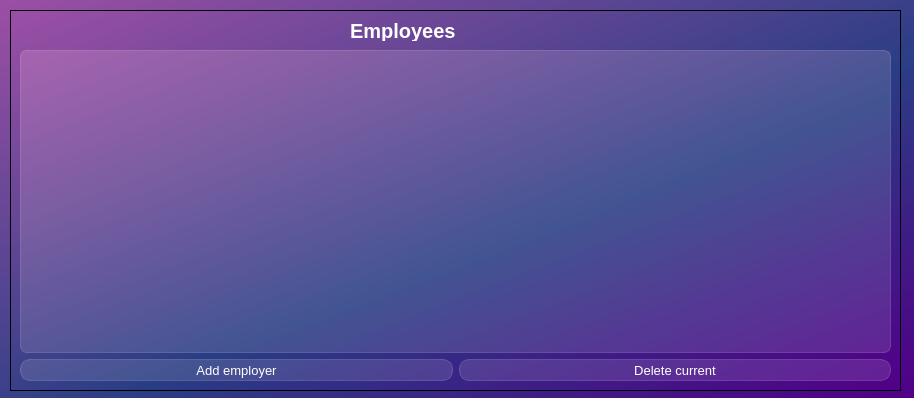
<?xml version="1.0" encoding="UTF-8"?>
<ui version="4.0">
 <class>Dialog</class>
 <widget class="QDialog" name="Dialog">
  <property name="geometry">
   <rect>
    <x>0</x>
    <y>0</y>
    <width>914</width>
    <height>398</height>
   </rect>
  </property>
  <property name="windowTitle">
   <string>Dialog</string>
  </property>
  <property name="styleSheet">
   <string notr="true">background-color: qlineargradient(spread:pad, x1:1, y1:1, x2:0, y2:0, stop:0 rgba(81, 0, 135, 255), stop:0.427447 rgba(41, 61, 132, 235), stop:1 rgba(155, 79, 165, 255));</string>
  </property>
  <widget class="QFrame" name="frame">
   <property name="geometry">
    <rect>
     <x>10</x>
     <y>10</y>
     <width>891</width>
     <height>381</height>
    </rect>
   </property>
   <property name="styleSheet">
    <string notr="true">background-color: qlineargradient(spread:pad, x1:1, y1:1, x2:0, y2:0, stop:0 rgba(81, 0, 135, 255), stop:0.427447 rgba(41, 61, 132, 235), stop:1 rgba(155, 79, 165, 255));</string>
   </property>
   <property name="frameShape">
    <enum>QFrame::StyledPanel</enum>
   </property>
   <property name="frameShadow">
    <enum>QFrame::Raised</enum>
   </property>
   <widget class="QLabel" name="label">
    <property name="geometry">
     <rect>
      <x>340</x>
      <y>10</y>
      <width>131</width>
      <height>21</height>
     </rect>
    </property>
    <property name="styleSheet">
     <string notr="true">color: white;
font-weight: bold;
font-size: 15pt;
background-color: none;
border: none;</string>
    </property>
    <property name="text">
     <string>Employees</string>
    </property>
   </widget>
   <widget class="QWidget" name="layoutWidget">
    <property name="geometry">
     <rect>
      <x>10</x>
      <y>40</y>
      <width>871</width>
      <height>331</height>
     </rect>
    </property>
    <layout class="QVBoxLayout" name="verticalLayout">
     <item>
      <widget class="QTableView" name="tableView">
       <property name="styleSheet">
        <string notr="true">QTableView {
background-color: rgba(255, 255, 255, 30);
border: 1px solid rgba(255, 255, 255, 40);
border-radius: 7px;
}

QTableView::section {
background-color: rgba(53, 53, 53);
color: white;
border: none;
height: 50px;
font-size: 14pt;
}

QTableView::item {
border-style: none;
border: 1px solid rgba(255, 255, 255, 40);
}

QTableView::item:selected {
border: none;
color: rgba(255, 255, 255);
background-color: rgba(255, 255, 255, 50);
}</string>
       </property>
       <property name="verticalScrollBarPolicy">
        <enum>Qt::ScrollBarAlwaysOff</enum>
       </property>
       <property name="horizontalScrollBarPolicy">
        <enum>Qt::ScrollBarAlwaysOff</enum>
       </property>
       <property name="showGrid">
        <bool>false</bool>
       </property>
       <attribute name="horizontalHeaderDefaultSectionSize">
        <number>135</number>
       </attribute>
      </widget>
     </item>
     <item>
      <layout class="QHBoxLayout" name="horizontalLayout">
       <item>
        <widget class="QPushButton" name="btn_add">
         <property name="styleSheet">
          <string notr="true">QPushButton {
color: white;
background-color: rgba(255, 255, 255, 30);
border: 1px solid rgba(255, 255, 255, 40);
border-radius: 10px;
width: 50px;
height: 20px;
font: 10pt;
}

QPushButton:hover {
color: black;
background-color: rgba(0, 0, 0, 30);
border: 1px solid rgba(0, 0, 0, 40);
}

QPushButton:pressed {
color: black;
background-color: rgba(0, 0, 0, 80);
border: 1px solid rgba(0, 0, 0, 90);
}</string>
         </property>
         <property name="text">
          <string>Add employer</string>
         </property>
        </widget>
       </item>
       <item>
        <widget class="QPushButton" name="btn_delete">
         <property name="styleSheet">
          <string notr="true">QPushButton {
color: white;
background-color: rgba(255, 255, 255, 30);
border: 1px solid rgba(255, 255, 255, 40);
border-radius: 10px;
width: 50px;
height: 20px;
font: 10pt;
}

QPushButton:hover {
color: black;
background-color: rgba(255, 0, 0, 50);
border: 1px solid rgba(255, 0, 0, 60);
}

QPushButton:pressed {
color: black;
background-color: rgba(255, 0, 0, 90);
border: 1px solid rgba(255, 0, 0, 100);
}</string>
         </property>
         <property name="text">
          <string>Delete current</string>
         </property>
        </widget>
       </item>
      </layout>
     </item>
    </layout>
   </widget>
  </widget>
 </widget>
 <resources/>
 <connections/>
</ui>
